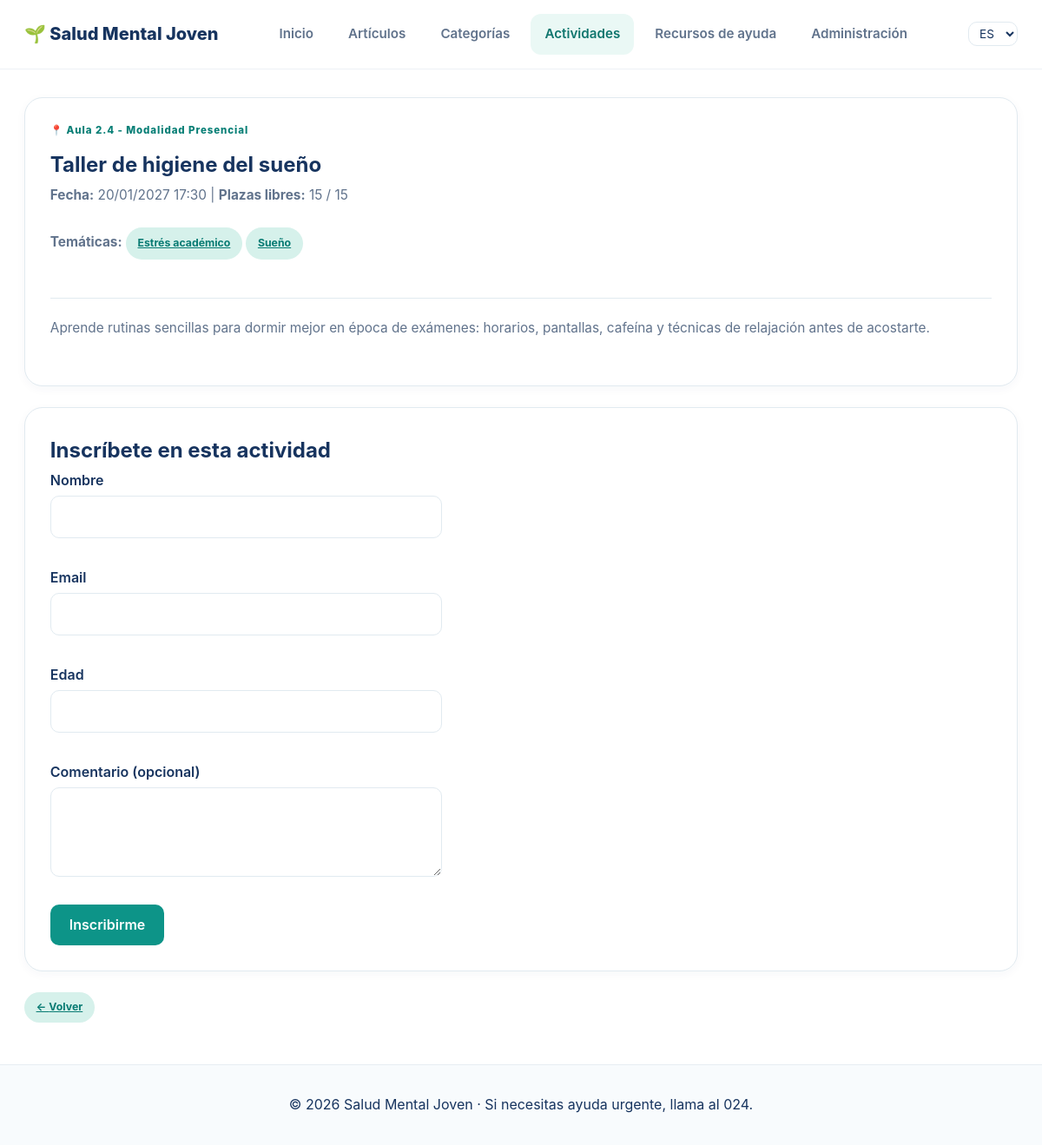
/es/actividades/3/, run on the app's committed database.
### appSaludMentalJoven/models.py (models this page shows, shortened)
class Actividad(models.Model):
    titulo = models.CharField(max_length=200, verbose_name="Título de la actividad")
    descripcion = models.TextField(verbose_name="Descripción")
    fecha = models.DateTimeField(verbose_name="Fecha y hora")
    lugar = models.CharField(max_length=200, verbose_name="Lugar o modalidad")
    plazas = models.PositiveIntegerField(default=20, verbose_name="Plazas")
    tematicas = models.ManyToManyField(Tematica, blank=True, related_name='actividades', verbose_name="Temáticas")
    class Meta:
        verbose_name = "Actividad"
        verbose_name_plural = "Actividades"
        ordering = ['fecha']
    @property
    def finalizada(self):
        return self.fecha < timezone.now()
    @property
    def plazas_libres(self):
        return max(self.plazas - self.inscripciones.count(), 0)

class Tematica(models.Model):
    nombre = models.CharField(max_length=100, unique=True, verbose_name="Nombre de la temática")
    descripcion = models.TextField(blank=True, verbose_name="Descripción")
    class Meta:
        verbose_name = "Temática"
        verbose_name_plural = "Temáticas"
        ordering = ['nombre']

### appSaludMentalJoven/views.py (the view, shortened to what this page needs)
# urls.py: path('actividades/<int:actividad_id>/', views.ActividadDetailView.as_view(), name='detalle_actividad'),
class ActividadDetailView(FormMixin, DetailView):
    model = Actividad
    template_name = 'actividad_detail.html'
    context_object_name = 'actividad'
    pk_url_kwarg = 'actividad_id'
    form_class = InscripcionForm
    def get_form_kwargs(self):
        kwargs = super().get_form_kwargs()
        kwargs['actividad'] = self.object
        return kwargs

### appSaludMentalJoven/forms.py (shortened to what this page needs)
class InscripcionForm(forms.ModelForm):
    class Meta:
        model = Inscripcion
        fields = ['nombre', 'email', 'edad', 'comentario']
        labels = {
            'nombre': _('Nombre'),
            'email': _('Email'),
            'edad': _('Edad'),
            'comentario': _('Comentario (opcional)'),
        }
        widgets = {
            'comentario': forms.Textarea(attrs={'rows': 3}),
        }
    def __init__(self, *args, actividad=None, **kwargs):
        super().__init__(*args, **kwargs)
        self.actividad = actividad

### appSaludMentalJoven/templates/actividad_detail.html (shortened to what this page needs)
{% extends 'base.html' %}
{% load i18n %}
{% block content %}
<article class="info-card">
    <span class="card-number">📍 {{ actividad.lugar }}{% if actividad.finalizada %} <span class="badge-finalizada">{% translate "Finalizada" %}</span>{% endif %}</span>
    <h1>{{ actividad.titulo }}</h1>
    <p><strong>{% translate "Fecha" %}:</strong>
        {{ actividad.fecha|date:"d/m/Y H:i" }} |
        <strong>{% translate "Plazas libres" %}:</strong>
        <span id="plazas-libres">{{ actividad.plazas_libres }}</span> / {{ actividad.plazas }}
    </p>
    {% if actividad.tematicas.exists %}
    <p><strong>{% translate "Temáticas" %}:</strong>
        {% for t in actividad.tematicas.all %}<a href="{% url 'appSaludMentalJoven:detalle_tematica' t.id %}" class="tag">{{ t.nombre }}</a> {% endfor %}
    </p>
    {% endif %}
    <hr>
    <div>{{ actividad.descripcion|linebreaks }}</div>
</article>
<section class="info-card form-card" aria-labelledby="titulo-inscripcion">
    <h2 id="titulo-inscripcion">{% translate "Inscríbete en esta actividad" %}</h2>
    {% if actividad.finalizada %}
    <p class="alert alert-info">{% translate "Esta actividad ya se ha celebrado. ¡Échale un vistazo a las próximas!" %}</p>
    {% elif actividad.plazas_libres > 0 %}
    <form method="post" id="form-inscripcion" class="form-inscripcion" novalidate>
        {% for campo in form %}
        <div class="form-campo">
            <label for="{{ campo.id_for_label }}">{{ campo.label }}</label>
            {{ campo }}
            <span class="campo-error" id="error-{{ campo.name }}">{{ campo.errors|join:" " }}</span>
        </div>
        {% endfor %}
        <button type="submit" class="btn">{% translate "Inscribirme" %}</button>
    </form>
    {% else %}
    <p class="alert alert-error">{% translate "No quedan plazas libres en esta actividad." %}</p>
    {% endif %}
</section>
<a href="{% url 'appSaludMentalJoven:actividades' %}" class="tag">&larr; {% translate "Volver" %}</a>
{% endblock %}

### appSaludMentalJoven/static/css/style.css (style rules this page uses)
:root { --color-primary: #0d9488; --color-primary-hover: #0f766e; --color-primary-light: #d8f3ed; --color-secondary: #3478c7; --color-accent: #8062ce; --color-text-main: #17345f; --color-text-muted: #61738c; --color-bg-page: #ffffff; --color-bg-card: #ffffff; --color-border: #e1eaf0; --radius-sm: 10px; --radius-md: 16px; --radius-lg: 26px; --shadow-sm: 0 3px 12px rgba(23, 52, 95, 0.04); --shadow-md: 0 14px 32px rgba(23, 52, 95, 0.09); --font-family: -apple-system, BlinkMacSystemFont, "Segoe UI", Roboto, "Helvetica Neue", Arial, sans-serif; }
*, *::before, *::after { box-sizing: border-box; margin: 0; padding: 0; }
html { scroll-behavior: smooth; scroll-padding-top: 100px; }
body { font-family: var(--font-family); background-color: var(--color-bg-page); color: var(--color-text-main); line-height: 1.7; display: flex; flex-direction: column; min-height: 100vh; }
a { color: var(--color-primary-hover); }
.info-card { display: flex; flex-direction: column; align-items: flex-start; min-width: 0; padding: 1.8rem; background-color: var(--color-bg-card); border: 1px solid var(--color-border); border-radius: 21px; box-shadow: var(--shadow-sm); transition: transform 0.25s ease, box-shadow 0.25s ease; }
.card-number { margin-bottom: 0.55rem; color: #087f76; font-size: 0.72rem; font-weight: 800; letter-spacing: 0.08em; }
.info-card p { flex: 1; margin-bottom: 1.5rem; color: var(--color-text-muted); font-size: 0.96rem; line-height: 1.8; }
.tag { display: inline-block; align-self: flex-start; padding: 0.45rem 0.85rem; color: #087b73; background-color: #d6f1eb; border-radius: 999px; font-size: 0.77rem; font-weight: 750; }
.form-card { margin: 24px 0; }
.form-campo { display: flex; flex-direction: column; gap: 4px; margin-bottom: 14px; }
.form-campo label, .buscador label { font-weight: 600; color: var(--color-text-main); }
.form-campo input, .form-campo textarea, .buscador input { font: inherit; padding: 10px 12px; border: 1px solid var(--color-border); border-radius: var(--radius-sm); max-width: 480px; }
.campo-error { color: #9b1c1c; font-size: 0.85rem; min-height: 1em; }
.btn { font: inherit; font-weight: 600; padding: 10px 22px; border: 0; border-radius: var(--radius-sm); background: var(--color-primary); color: #ffffff; cursor: pointer; transition: background 0.2s ease; }
.info-card hr { align-self: stretch; height: 0; margin: 1.25rem 0; border: 0; border-top: 1px solid var(--color-border); }
.btn { display: inline-block; text-decoration: none; }

### data on the page
Actividad: lugar "Aula 2.4 - Modalidad Presencial", titulo "Taller de higiene del sueño", fecha "20/01/2027 17:30", plazas_libres "15", plazas "15", descripcion "Aprende rutinas sencillas para dormir mejor en época de exámenes: horarios, pantallas, cafeína y técnicas de relajación antes de acostarte."
Tematica: nombre "Estrés académico"
Tematica: nombre "Sueño"

### other printed values
{{ campo.label }} "Nombre" "Email" "Edad" "Comentario (opcional)"
form field language "ES"
